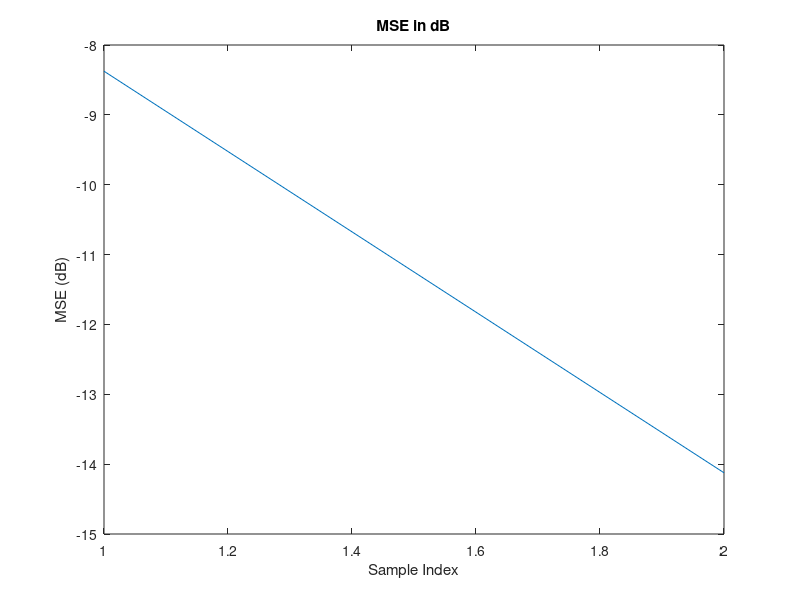
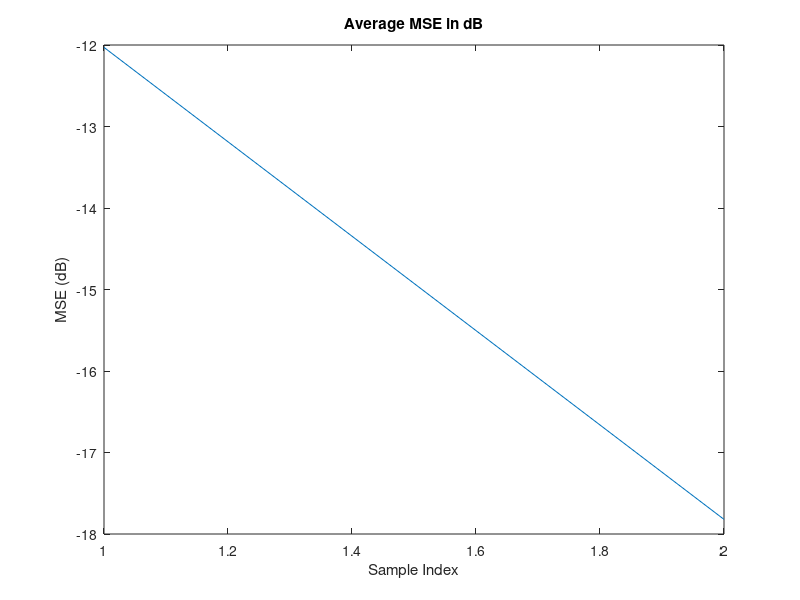

These charts were generated, in order, by the following MATLAB code:
clear; 
close all;
clc;

% Define the parameters
mu = 0.001;           % Step size
W0 = [0.01; 0.01]; % Desired weights (adjusted to match the desired output dimension)
L = length(W0);      % Filter length
input = [1, 0.01]; % Input vector with 2 elements
N = length(input);   % Number of input samples

% Initialize matrices and variables
x = zeros(L, 1);     % Input buffer
w = rand(L, 1);      % Weight vector (L x 1) - initialize to random values
y = zeros(L, 1);     % Output vector (L x 1)
MSE = zeros(N, 1);   % Mean Squared Error vector (1 x N)
e = zeros(L, 1);     % Error vector (L x 1)
d = [0.01; 0.01]; % Desired output vector (L x 1)
noise = randn(N, 1) * 0.01; % Generate noise for the simulation

% Adaptive filtering process
for m = 1:1000
    % Reset input buffer
    x(:) = 0;
    
    % Adaptive filtering loop
    for n = 1:N
        % Update input buffer
        x(2:L, 1) = x(1:L-1, 1);
        x(1) = input(n);
        
        % Desired signal
        d = W0.' * x;
        
        % Output calculation with noise
        y = w.' * x + noise(n);
        
        % Compute error
        e(n) = d - y;
        MSE(n) = e(n)^2; % Mean Squared Error (scalar)
        
        % Update weights
        w = w + mu * x * e(n);
    end
    
    % Plot MSE for the first iteration
    if m == 1
        figure;
        mse_db = 10 * log10(MSE);
        plot(mse_db);
        title('MSE in dB');
        xlabel('Sample Index');
        ylabel('MSE (dB)');
    end

    % Store MSE values
    MSE1(:, m) = MSE; % Store MSE values
end

% Compute average MSE
MSE2 = mean(MSE1, 2);

% Plot average MSE
figure;
mse_db = 10 * log10(MSE2);
plot(mse_db);
title('Average MSE in dB');
xlabel('Sample Index');
ylabel('MSE (dB)');

% Display final weights and output
disp('Final Weights:');
disp(w);

disp('Output for given input:');
x_final = [input(1); input(2)]; % Example final input
y_final = w.' * x_final;
disp(y_final);
